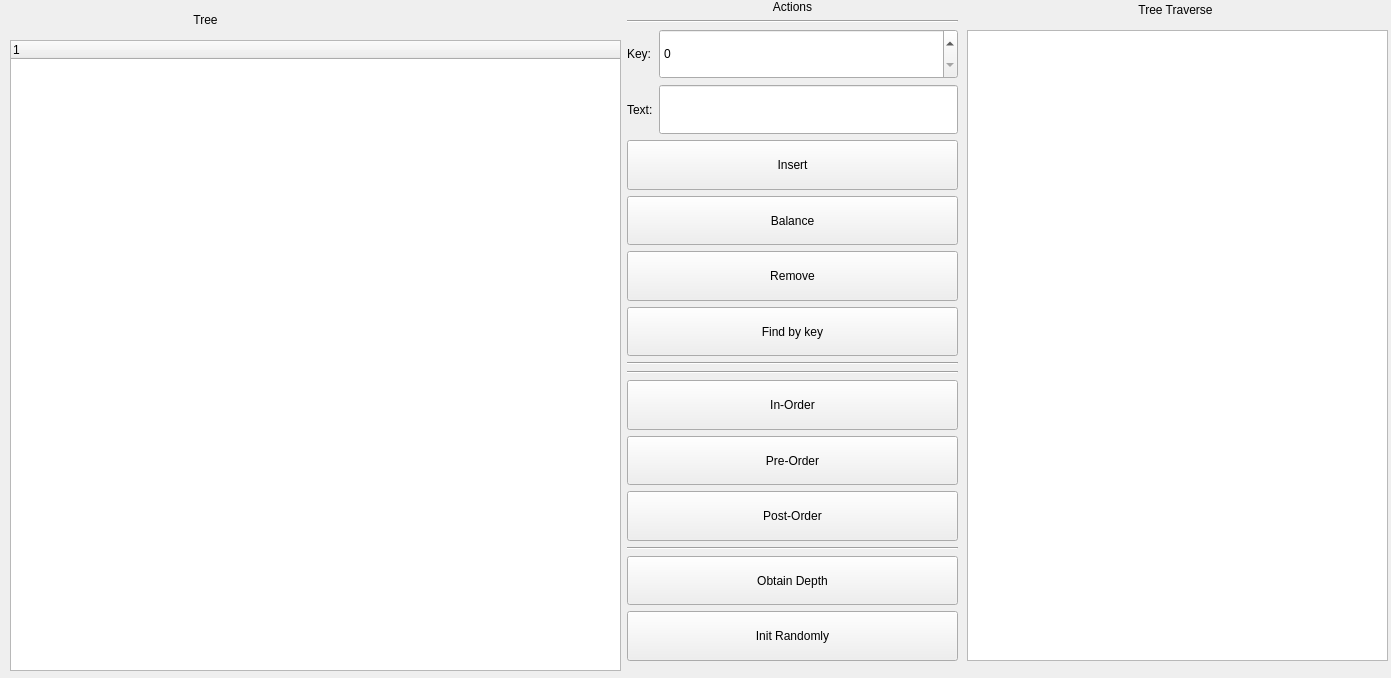
<?xml version="1.0" encoding="UTF-8"?>
<ui version="4.0">
 <class>MainWindow</class>
 <widget class="QMainWindow" name="MainWindow">
  <property name="geometry">
   <rect>
    <x>0</x>
    <y>0</y>
    <width>1391</width>
    <height>678</height>
   </rect>
  </property>
  <property name="windowTitle">
   <string>BST Demo</string>
  </property>
  <widget class="QWidget" name="centralwidget">
   <widget class="QTreeWidget" name="tree">
    <property name="geometry">
     <rect>
      <x>10</x>
      <y>40</y>
      <width>611</width>
      <height>631</height>
     </rect>
    </property>
    <column>
     <property name="text">
      <string notr="true">1</string>
     </property>
    </column>
   </widget>
   <widget class="QLabel" name="label">
    <property name="geometry">
     <rect>
      <x>10</x>
      <y>10</y>
      <width>391</width>
      <height>20</height>
     </rect>
    </property>
    <property name="text">
     <string>Tree</string>
    </property>
    <property name="alignment">
     <set>Qt::AlignCenter</set>
    </property>
   </widget>
   <widget class="QWidget" name="gridLayoutWidget">
    <property name="geometry">
     <rect>
      <x>627</x>
      <y>0</y>
      <width>331</width>
      <height>661</height>
     </rect>
    </property>
    <layout class="QGridLayout" name="gridLayout">
     <item row="4" column="0" colspan="2">
      <widget class="QPushButton" name="insertBtn">
       <property name="sizePolicy">
        <sizepolicy hsizetype="Minimum" vsizetype="Expanding">
         <horstretch>0</horstretch>
         <verstretch>0</verstretch>
        </sizepolicy>
       </property>
       <property name="text">
        <string>Insert</string>
       </property>
      </widget>
     </item>
     <item row="8" column="0" colspan="2">
      <widget class="Line" name="line_2">
       <property name="orientation">
        <enum>Qt::Horizontal</enum>
       </property>
      </widget>
     </item>
     <item row="1" column="0" colspan="2">
      <widget class="Line" name="line">
       <property name="orientation">
        <enum>Qt::Horizontal</enum>
       </property>
      </widget>
     </item>
     <item row="3" column="1">
      <widget class="QLineEdit" name="textEdit">
       <property name="sizePolicy">
        <sizepolicy hsizetype="Expanding" vsizetype="Expanding">
         <horstretch>0</horstretch>
         <verstretch>0</verstretch>
        </sizepolicy>
       </property>
      </widget>
     </item>
     <item row="6" column="0" colspan="2">
      <widget class="QPushButton" name="removeBtn">
       <property name="sizePolicy">
        <sizepolicy hsizetype="Minimum" vsizetype="Expanding">
         <horstretch>0</horstretch>
         <verstretch>0</verstretch>
        </sizepolicy>
       </property>
       <property name="text">
        <string>Remove</string>
       </property>
      </widget>
     </item>
     <item row="2" column="0">
      <widget class="QLabel" name="label_2">
       <property name="text">
        <string>Key:</string>
       </property>
      </widget>
     </item>
     <item row="9" column="0" colspan="2">
      <widget class="Line" name="line_3">
       <property name="orientation">
        <enum>Qt::Horizontal</enum>
       </property>
      </widget>
     </item>
     <item row="2" column="1">
      <widget class="QSpinBox" name="keyBox">
       <property name="sizePolicy">
        <sizepolicy hsizetype="Minimum" vsizetype="Expanding">
         <horstretch>0</horstretch>
         <verstretch>0</verstretch>
        </sizepolicy>
       </property>
      </widget>
     </item>
     <item row="7" column="0" colspan="2">
      <widget class="QPushButton" name="findBtn">
       <property name="sizePolicy">
        <sizepolicy hsizetype="Minimum" vsizetype="Expanding">
         <horstretch>0</horstretch>
         <verstretch>0</verstretch>
        </sizepolicy>
       </property>
       <property name="text">
        <string>Find by key</string>
       </property>
      </widget>
     </item>
     <item row="0" column="0" colspan="2">
      <widget class="QLabel" name="label_4">
       <property name="text">
        <string>Actions</string>
       </property>
       <property name="alignment">
        <set>Qt::AlignCenter</set>
       </property>
      </widget>
     </item>
     <item row="10" column="0" colspan="2">
      <widget class="QPushButton" name="inOrderBtn">
       <property name="sizePolicy">
        <sizepolicy hsizetype="Minimum" vsizetype="Expanding">
         <horstretch>0</horstretch>
         <verstretch>0</verstretch>
        </sizepolicy>
       </property>
       <property name="text">
        <string>In-Order</string>
       </property>
      </widget>
     </item>
     <item row="13" column="0" colspan="2">
      <widget class="Line" name="line_4">
       <property name="orientation">
        <enum>Qt::Horizontal</enum>
       </property>
      </widget>
     </item>
     <item row="3" column="0">
      <widget class="QLabel" name="label_3">
       <property name="text">
        <string>Text:</string>
       </property>
      </widget>
     </item>
     <item row="12" column="0" colspan="2">
      <widget class="QPushButton" name="postOrderBtn">
       <property name="sizePolicy">
        <sizepolicy hsizetype="Minimum" vsizetype="Expanding">
         <horstretch>0</horstretch>
         <verstretch>0</verstretch>
        </sizepolicy>
       </property>
       <property name="text">
        <string>Post-Order</string>
       </property>
      </widget>
     </item>
     <item row="11" column="0" colspan="2">
      <widget class="QPushButton" name="preOrderBtn">
       <property name="sizePolicy">
        <sizepolicy hsizetype="Minimum" vsizetype="Expanding">
         <horstretch>0</horstretch>
         <verstretch>0</verstretch>
        </sizepolicy>
       </property>
       <property name="text">
        <string>Pre-Order</string>
       </property>
      </widget>
     </item>
     <item row="5" column="0" colspan="2">
      <widget class="QPushButton" name="balanceBtn">
       <property name="sizePolicy">
        <sizepolicy hsizetype="Minimum" vsizetype="Expanding">
         <horstretch>0</horstretch>
         <verstretch>0</verstretch>
        </sizepolicy>
       </property>
       <property name="text">
        <string>Balance</string>
       </property>
      </widget>
     </item>
     <item row="15" column="0" colspan="2">
      <widget class="QPushButton" name="initBtn">
       <property name="sizePolicy">
        <sizepolicy hsizetype="Minimum" vsizetype="Expanding">
         <horstretch>0</horstretch>
         <verstretch>0</verstretch>
        </sizepolicy>
       </property>
       <property name="text">
        <string>Init Randomly</string>
       </property>
      </widget>
     </item>
     <item row="14" column="0" colspan="2">
      <widget class="QPushButton" name="depthBtn">
       <property name="sizePolicy">
        <sizepolicy hsizetype="Minimum" vsizetype="Expanding">
         <horstretch>0</horstretch>
         <verstretch>0</verstretch>
        </sizepolicy>
       </property>
       <property name="text">
        <string>Obtain Depth</string>
       </property>
      </widget>
     </item>
    </layout>
   </widget>
   <widget class="QListWidget" name="traverseList">
    <property name="geometry">
     <rect>
      <x>967</x>
      <y>30</y>
      <width>421</width>
      <height>631</height>
     </rect>
    </property>
   </widget>
   <widget class="QLabel" name="label_6">
    <property name="geometry">
     <rect>
      <x>970</x>
      <y>0</y>
      <width>411</width>
      <height>20</height>
     </rect>
    </property>
    <property name="text">
     <string>Tree Traverse</string>
    </property>
    <property name="alignment">
     <set>Qt::AlignCenter</set>
    </property>
   </widget>
  </widget>
 </widget>
 <resources/>
 <connections/>
</ui>
